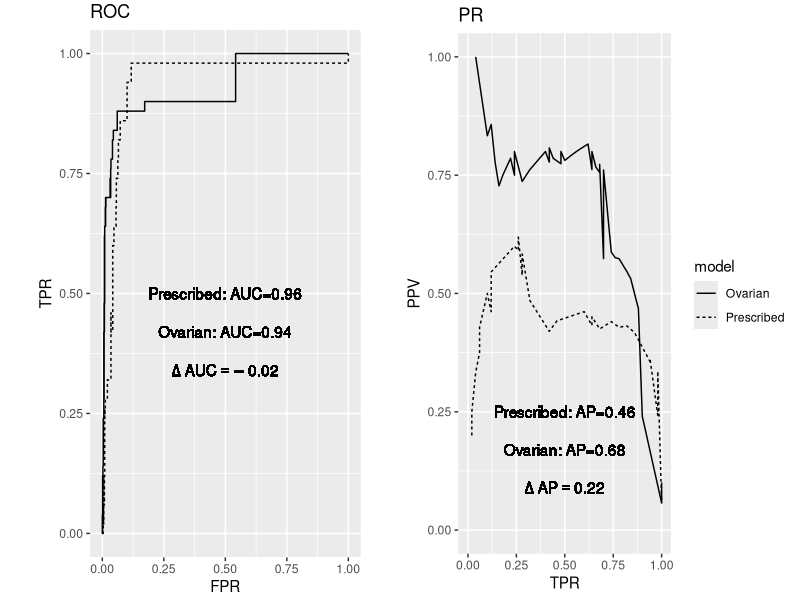

Recreate this plot in R. (Note: this script raises an error after producing the figure.)
library(dplyr)
library(ggplot2)

full_dat = read.csv("AOF.csv",header=T)
auc_fun <- function(risk,status){
  mean(sapply(risk[status==1],function(r){
    mean(risk[status==0]<=r)
  }))
}
ap_fun <- function(risk,status){
  ppv = sapply(risk[status==1],function(r){
    mean(status[risk>=r])
  })
  ppv[is.na(ppv)] = 0
  mean(ppv)
}

acc_dat = full_dat %>% group_by(model) %>% summarise(
  auc=auc_fun(risk,status),
  ap = ap_fun(risk,status))
acc_dat

uu = seq(0,1,by=0.01)
curve_dat = full_dat %>% split(.,.$model) %>% 
  lapply(.,function(dat){
    data.frame(
      "u" = uu,
      "TPR" = sapply(uu,function(u){mean(dat$risk[dat$status==1]>=u)}),
      "FPR" = sapply(uu,function(u){mean(dat$risk[dat$status==0]>=u)}),
      "PPV" = sapply(uu,function(u){mean(dat$status[dat$risk>=u]==1)}),
      "model" = unique(dat$model)
    )
  }) %>% do.call(rbind,.)


p1 = ggplot(curve_dat,aes(x=FPR,y=TPR,group=model)) + geom_step(aes(linetype=model)) + 
  scale_x_continuous(limits=c(0,1)) + scale_y_continuous(limits=c(0,1)) + 
  ggtitle("ROC") + 
  geom_text(mapping=aes(x=0.5,y=0.5,label="Prescribed: AUC=0.96"))+
  geom_text(mapping=aes(x=0.5,y=0.42,label="Ovarian: AUC=0.94")) + 
  geom_text(mapping=aes(x=0.5,y=0.34,label="Delta~AUC==-0.02"),parse=TRUE) + 
  theme(legend.position = "none",plot.margin = unit(c(0.1,1,0.1,1), "cm")) 

p2 = ggplot(curve_dat,aes(x=TPR,y=PPV,group=model)) + geom_line(aes(linetype=model)) + 
  scale_x_continuous(limits=c(0,1)) + scale_y_continuous(limits=c(0,1)) + 
  ggtitle("PR") + 
  geom_text(mapping=aes(x=0.5,y=0.25,label="Prescribed: AP=0.46"))+
  geom_text(mapping=aes(x=0.5,y=0.17,label="Ovarian: AP=0.68")) + 
  geom_text(mapping=aes(x=0.5,y=0.09,label="Delta~AP==0.22"),parse=T)
pdf("AOF_ROC_PR.pdf",height=6,width=12)
gridExtra::grid.arrange(p1,p2,nrow=1)
dev.off()

qq = seq(0.01,0.99,by=0.01)
delta_dat = full_dat %>% split(.,.$model) %>% 
  lapply(.,function(dat){
    cc = quantile(dat$risk[dat$status==1],qq)
    data.frame(
      "quantile" = qq,
      "F0" =  sapply(cc,function(c){mean(dat$risk[dat$status==0]<=c)}),
      model=unique(dat$model)
    )
  }) %>% do.call(rbind,.) %>% 
  spread(key="model",value="F0")

pi1 = mean(ovarian.dat$status)
tmpdat = delta_dat %>% 
  mutate(
    Delta = Ovarian - Prescribed,
    wgt = (1/pi1-1)/(1-quantile),
    wgt0 = wgt/((1+wgt*(1-`Prescribed`))*(1+wgt*(1-`Ovarian`))),
    wDelta = Delta*wgt0,
    wgt = max(wDelta)*wgt0/max(wgt0)
  ) %>% select(-Ovarian,-Prescribed) %>% 
  gather(key="type",value="values",-quantile) 

max.wDelta = max(tmpdat$values[tmpdat$type %in% c("wDelta","Delta")])
max.wgt = max(tmpdat$values[tmpdat$type %in% c("wgt0")])
pdf("AOF_Delta.pdf",height=6,width=10)
tmpdat %>% filter(type!="wgt0") %>% 
  mutate(type=factor(type,levels=c("Delta","wDelta","wgt"))) %>% 
  ggplot(.,aes(x=quantile,y=values)) + geom_line(aes(linetype=type)) +
  scale_y_continuous(bquote(Delta(alpha)~"or"~w[AP](alpha)*Delta(alpha)),
                     sec.axis = sec_axis(~ .*max.wgt/max.wDelta, name = expression(w[AP](alpha)))) + 
  scale_linetype_manual(values=c("Delta"="solid","wDelta"="dashed","wgt"="dotted"), labels=expression(Delta(alpha),w[AP](alpha)*Delta(alpha),w[AP](alpha)))   +
  labs(x=bquote(alpha))
dev.off()


